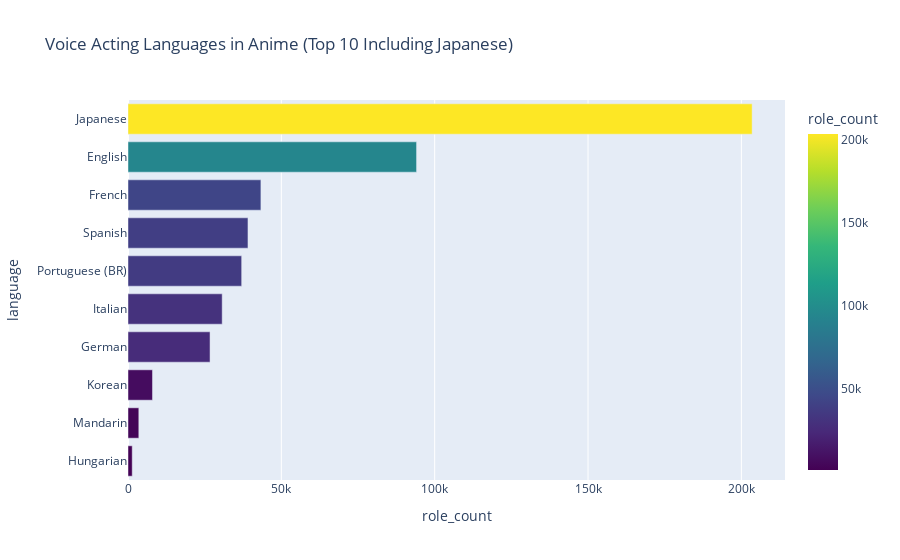

This figure's notebook cell:
### Markdown cell above
### Let's see how international the voice acting database is.

### Code cell
# Count distinct roles by language
lang_counts = person_voice_works_df['language'].value_counts().reset_index()
lang_counts.columns = ['language', 'role_count']

fig = px.bar(
    lang_counts.head(10),
    x='role_count',
    y='language',
    orientation='h',
    title='Voice Acting Languages in Anime (Top 10 Including Japanese)',
    color='role_count',
    color_continuous_scale='Viridis'
)
fig.update_layout(yaxis={'categoryorder':'total ascending'})
fig.show()

### Figure 1 — Plotly figure (JSON) as saved in the notebook; plotly's stock layout.template omitted (floating-point values rounded to 4 significant figures)
{"data": [{"hovertemplate": "role_count=%{marker.color}<br>language=%{y}<extra></extra>", "legendgroup": "", "marker": {"color": [203519, 94094, 43340, 39119, 37064, 30712, 26750, 7981, 3529, 1378], "coloraxis": "coloraxis", "pattern": {"shape": ""}}, "name": "", "orientation": "h", "showlegend": false, "textposition": "auto", "type": "bar", "x": [203519, 94094, 43340, 39119, 37064, 30712, 26750, 7981, 3529, 1378], "xaxis": "x", "y": ["Japanese", "English", "French", "Spanish", "Portuguese (BR)", "Italian", "German", "Korean", "Mandarin", "Hungarian"], "yaxis": "y"}], "layout": {"barmode": "relative", "coloraxis": {"colorbar": {"title": {"text": "role_count"}}, "colorscale": [[0, "#440154"], [0.1111, "#482878"], [0.2222, "#3e4989"], [0.3333, "#31688e"], [0.4444, "#26828e"], [0.5556, "#1f9e89"], [0.6667, "#35b779"], [0.7778, "#6ece58"], [0.8889, "#b5de2b"], [1, "#fde725"]]}, "legend": {"tracegroupgap": 0}, "title": {"text": "Voice Acting Languages in Anime (Top 10 Including Japanese)"}, "xaxis": {"anchor": "y", "domain": [0, 1], "title": {"text": "role_count"}}, "yaxis": {"anchor": "x", "categoryorder": "total ascending", "domain": [0, 1], "title": {"text": "language"}}}}
